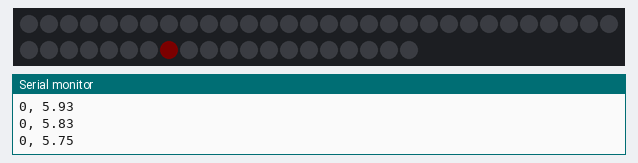
A sketch run on a simulated Arduino Uno, built with avr-gcc and run on an emulated ATmega328P. On the bench: 50 RGB LEDs in strip order, left to right, continuing on the next row, the last lines printed to the serial monitor. Dim RGB values are drawn brighter than linear; random numbers use the default seed unless the sketch sets one.

Above: at 8.77 s.
At 13.06 s:
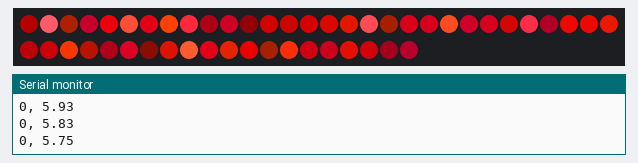
At 14.9 s:
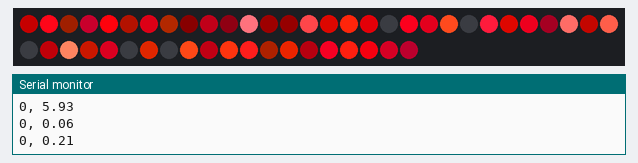
At 16.14 s:
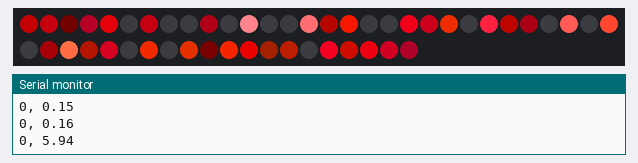
At 30.27 s:
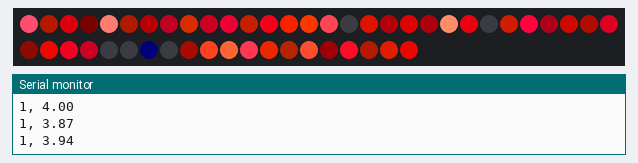
At 39.81 s:
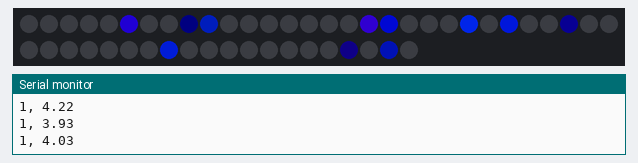

The sketch:

fastled.ino
```cpp
#define FASTLED_INTERRUPT_RETRY_COUNT 0
#include "FastLED.h"

#define NUM_LEDS 50
#define DATA_PIN 3

#define MIN_INTERVAL 1000
#define MAX_INTERVAL 10000
#define MIN_ERA_CYCLES 2
#define MAX_ERA_CYCLES 3
#define ERA_COUNT 8

long minLightInterval = 0;
long maxLightInterval = 0;
long minDarkInterval = 0;
long maxDarkInterval = 0;
long eraInterval = 0;
long eraIndex = -1;
float minHue = 0.0f;
float maxHue = 6.0f;
bool acceptHue( float hue )
{
    if ( eraIndex == 0 )
    {
        return hue >= 5.75f || hue <= 0.25f;
    }
    else if ( eraIndex == 1 )
    {
        return hue >= 3.75f && hue <= 4.25f;
    }
    else if ( eraIndex == 2 )
    {
        return hue >= 1.75f && hue <= 2.25f;
    }
    else if ( eraIndex == 3 )
    {
        return hue >= 0.75f && hue <= 1.25f;
    }
    else
    {
        return hue >= 0.75f && hue <= 1.0f ||
            hue >= 3.75f && hue <= 4.00f;
    }
    return true;
}

float minBrightness = 0.1f;
float maxBrightness = 0.8f;

CRGB leds[NUM_LEDS];
int interval[NUM_LEDS];
float phase[NUM_LEDS];
float caps[NUM_LEDS];
float hue[NUM_LEDS];

long lastMillis;;
long lastEraMillis;


void setup()
{
    Serial.begin(115200);
    randomSeed( analogRead( 0 ) );
    FastLED.addLeds<WS2811, DATA_PIN, RGB>(leds, NUM_LEDS);
    for ( int i = 0; i < NUM_LEDS; i++ )
    {
        newCycle( i );
    }
    lastMillis = lastEraMillis = millis();
    newEra();
}

void newEra()
{
    lastEraMillis = lastMillis;
    minLightInterval = random( MIN_INTERVAL, MAX_INTERVAL );
    maxLightInterval = minLightInterval + random( MIN_INTERVAL, MAX_INTERVAL );
    minDarkInterval = random( MIN_INTERVAL, MAX_INTERVAL );
    maxDarkInterval = minDarkInterval + random( MIN_INTERVAL, MAX_INTERVAL );
    eraInterval = random( MIN_ERA_CYCLES, MAX_ERA_CYCLES ) * MAX_INTERVAL;
    eraIndex = ( eraIndex + 1 ) % ERA_COUNT;
}

void newCycle( int ledId )
{
    interval[ ledId ] = random( minLightInterval, maxLightInterval );

    while ( true )
    {
        hue[ ledId ] = minHue + (float)random( 0,
            (long)( 10000.0f * ( maxHue - minHue ) ) ) / 10000.0f;
        if ( acceptHue( hue[ ledId ] ) ) break;
    }

    while ( hue[ ledId ] < 0.0f ) hue[ ledId ] += 6.0f;
    while ( hue[ ledId ] > 6.0f ) hue[ ledId ] -= 6.0f;

    phase[ ledId ] = -random( minDarkInterval, maxDarkInterval );
    caps[ ledId ] = minBrightness + random( 0, (int)(
        10000 * ( maxBrightness - minBrightness ) ) ) / 10000.0f;
    Serial.print( String( eraIndex ) );
    Serial.print( ", " );
    Serial.println( String( hue[ ledId ] ) );
}

void advance( int ledId, long dt )
{
    long thisPhase = ( phase[ ledId ] += dt );
    if ( thisPhase > interval[ ledId ] )
    {
        newCycle( ledId );
    }
    thisPhase = phase[ ledId ];

    int r, g, b;
    float thisHue = hue[ ledId ];
    if ( thisHue < 1.0f )
    {
        r = 255;
        g = (int)( 255 * thisHue );
        b = 0;
    }
    else if ( thisHue < 2.0f )
    {
        r = (int)( 255 * ( 2.0f - thisHue ) );
        g = 255;
        b = 0;
    }
    else if ( thisHue < 3.0f )
    {
        r = 0;
        g = 255;
        b = (int)( 255 * ( thisHue - 2.0f ) );
    }
    else if ( thisHue < 4.0f )
    {
        r = 0;
        g = (int)( 255 * ( 4.0f - thisHue ) );
        b = 255;
    }
    else if ( thisHue < 5.0f )
    {
        r = (int)( 255 * ( thisHue - 4.0f ) );
        g = 0;
        b = 255;
    }
    else
    {
        r = 255;
        g = 0;
        b = (int)( 255 * ( 6.0f - thisHue ) );
    }

    float intensity = thisPhase < 0 ? 0.0f :
        sin( (float)thisPhase / (float)interval[ ledId ] * 3.14 );
    intensity *= caps[ ledId ];

    if ( ledId == 0 )
    {
        // Serial.println( String( eraIndex ) );
        // Serial.print( ", " );
        // Serial.println( String( caps[ ledId ] ) );
    }

    if ( intensity < 0.5 )
    {
        r = (int)( r * intensity * 2 );
        g = (int)( g * intensity * 2 );
        b = (int)( b * intensity * 2 );
    }
    else
    {
        r = 255 - (int)( ( 255 - r ) * ( 1.0f - ( intensity - 0.5f ) * 2 ) );
        g = 255 - (int)( ( 255 - g ) * ( 1.0f - ( intensity - 0.5f ) * 2 ) );
        b = 255 - (int)( ( 255 - b ) * ( 1.0f - ( intensity - 0.5f ) * 2 ) );
    }

    if ( r < 0 ) r = 0;
    if ( g < 0 ) g = 0;
    if ( b < 0 ) b = 0;
    if ( r > 255 ) r = 255;
    if ( g > 255 ) g = 255;
    if ( b > 255 ) b = 255;

    leds[ ledId ].r = r;
    leds[ ledId ].g = g;
    leds[ ledId ].b = b;
}

void loop()
{
    long now = millis();
    long dt = now - lastMillis;
    lastMillis = now;
    if ( now - lastEraMillis > eraInterval ) newEra();

    for ( int i = 0; i < NUM_LEDS; i++ )
    {
        advance( i, dt );
    }

    FastLED.show();
    delay( 16 );
}
```
